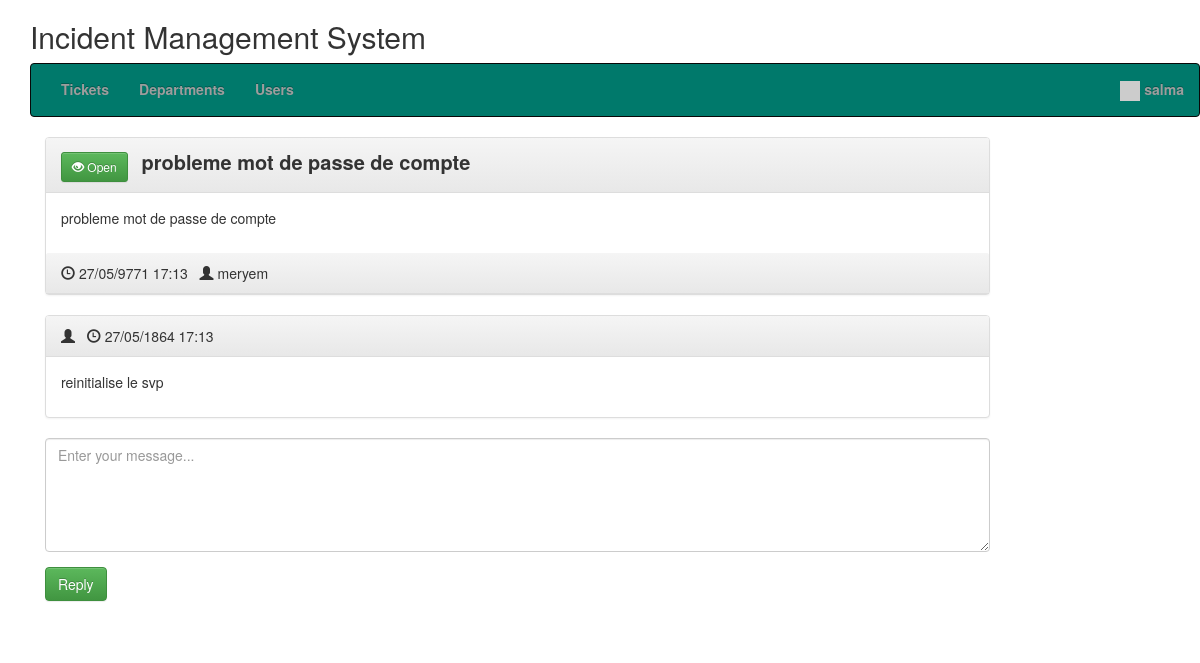
Before: /view_ticket.php?id=6620dd0b1f901 (signed in) with the older database file.
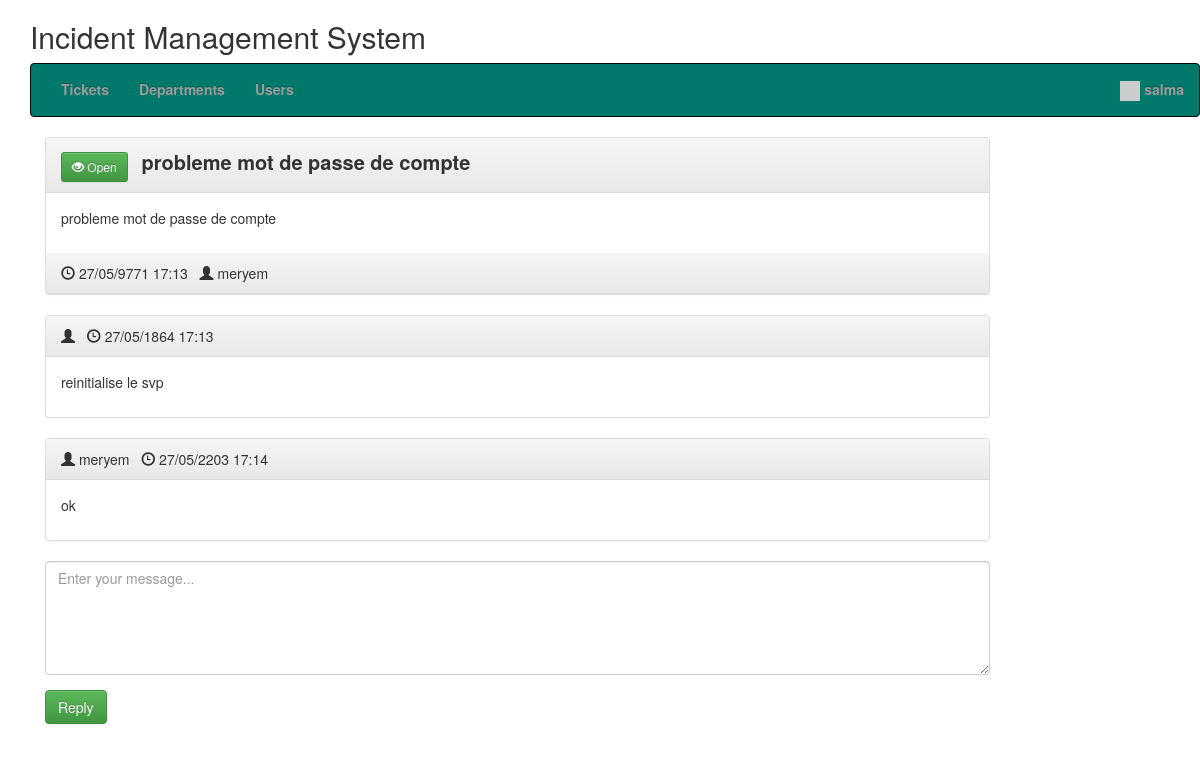
After: the same page with the newer database file.
### tables this page shows
CREATE TABLE `hd_users` (
  `id` int(11) NOT NULL,
  `email` varchar(250) NOT NULL,
  `password` varchar(250) NOT NULL,
  `create_date` datetime NOT NULL DEFAULT current_timestamp(),
  `name` varchar(250) NOT NULL,
  `user_type` enum('admin','user') NOT NULL,
  `status` int(11) NOT NULL
);

CREATE TABLE `hd_tickets` (
  `id` int(11) NOT NULL,
  `uniqid` varchar(20) NOT NULL,
  `user` int(11) NOT NULL,
  `title` varchar(250) NOT NULL,
  `init_msg` text NOT NULL,
  `department` int(11) NOT NULL,
  `date` varchar(250) NOT NULL,
  `last_reply` int(11) NOT NULL,
  `user_read` int(11) NOT NULL,
  `admin_read` int(11) NOT NULL,
  `resolved` int(11) NOT NULL,
  `requestor_name` varchar(30) NOT NULL
);

CREATE TABLE `hd_ticket_replies` (
  `id` int(11) NOT NULL,
  `user` int(11) NOT NULL,
  `text` text NOT NULL,
  `ticket_id` text NOT NULL,
  `date` varchar(20) NOT NULL,
  `date_created` datetime NOT NULL
);

### class/Database.php (called while the page is built)
<?php
class Database {
    public function dbConnect() {
        static $DBH = null;
        if (is_null($DBH)) {
			$connection = new mysqli(HOST, USER, PASSWORD, DATABASE);
			if($connection->connect_error){
				die("Error failed to connect to MySQL: " . $connection->connect_error);
			} else {
				$DBH = $connection;
			}
        }
        return $DBH;
    }
}

### init.php (called while the page is built, shortened)
<?php
require 'class/Database.php';
require 'class/Users.php';
require 'class/Tickets.php';
$users = new Users;
$tickets = new Tickets;
?>

### class/Users.php (called while the page is built, shortened)
<?php
class Users extends Database {
	private $userTable = 'hd_users';
	private $dbConnect = false;
	public function __construct(){
        $this->dbConnect = $this->dbConnect();
    }
	public function getUserInfo() {
		if(!empty($_SESSION["userid"])) {
			$sqlQuery = "SELECT * FROM ".$this->userTable."
				WHERE id ='".$_SESSION["userid"]."'";
			$result = mysqli_query($this->dbConnect, $sqlQuery);
			$userDetails = mysqli_fetch_assoc($result);
			return $userDetails;
		}
	}
}

### class/Tickets.php (called while the page is built, shortened)
<?php
class Tickets extends Database {
    private $ticketTable = 'hd_tickets';
	private $ticketRepliesTable = 'hd_ticket_replies';
	private $dbConnect = false;
	public function __construct(){
        $this->dbConnect = $this->dbConnect();
    }
    public function ticketInfo($id) {
		$sqlQuery = "SELECT t.id, t.uniqid, t.title, t.user, t.init_msg as message, t.date, t.last_reply, t.resolved, u.name as creater, d.name as department
			FROM ".$this->ticketTable." t
			LEFT JOIN hd_users u ON t.user = u.id
			LEFT JOIN hd_departments d ON t.department = d.id
			WHERE t.uniqid = '".$id."'";
		$result = mysqli_query($this->dbConnect, $sqlQuery);
        $tickets = mysqli_fetch_assoc($result);
        return $tickets;
    }
	public function getTicketReplies($id) {
		$sqlQuery = "SELECT r.id, r.text as message, r.date, u.name as creater, d.name as department, u.user_type
			FROM ".$this->ticketRepliesTable." r
			LEFT JOIN ".$this->ticketTable." t ON r.ticket_id = t.id
			LEFT JOIN hd_users u ON r.user = u.id
			LEFT JOIN hd_departments d ON t.department = d.id
			WHERE r.ticket_id = '".$id."'";
		$result = mysqli_query($this->dbConnect, $sqlQuery);
       	$data= array();
		while ($row = mysqli_fetch_array($result, MYSQLI_ASSOC)) {
			$data[]=$row;
		}
        return $data;
    }
	public function updateTicketReadStatus($ticketId) {
		$updateField = '';
		if(isset($_SESSION["admin"])) {
			$updateField = "admin_read = '1'";
		} else {
			$updateField = "user_read = '1'";
		}
		$updateTicket = "UPDATE ".$this->ticketTable."
			SET $updateField
			WHERE id = '".$ticketId."'";
		mysqli_query($this->dbConnect, $updateTicket);
	}
}

### view_ticket.php (the view, shortened to what this page needs)
<?php
include 'init.php';
include('inc/header.php');
$ticketDetails = $tickets->ticketInfo($_GET['id']);
$ticketReplies = $tickets->getTicketReplies($ticketDetails['id']);
$user = $users->getUserInfo();
?>
<link rel="stylesheet" href="css/style.css" />
<?php include('inc/container.php');?>
<div class="container">
	<div class="row home-sections">
	<h2>Incident Management System</h2>
	<?php include('menus.php'); ?>
	</div>
	<section class="comment-list">
		<article class="row">
			<div class="col-md-10 col-sm-10">
				<div class="panel panel-default arrow left">
					<div class="panel-heading right">
					<?php if($ticketDetails['resolved']) { ?>
					<button type="button" class="btn btn-danger btn-sm">
					  <span class="glyphicon glyphicon-eye-close"></span> Closed
					</button>
					<?php } else { ?>
					<button type="button" class="btn btn-success btn-sm">
					  <span class="glyphicon glyphicon-eye-open"></span> Open
					</button>
					<?php } ?>
					<span class="ticket-title"><?php echo $ticketDetails['title']; ?></span>
					</div>
					<div class="panel-body">
						<div class="comment-post">
						<p>
						<?php echo $ticketDetails['message']; ?>
						</p>
						</div>
					</div>
					<div class="panel-heading right">
						<span class="glyphicon glyphicon-time"></span>
						<time class="comment-date" datetime="<?php echo date('Y-m-d H:i:s', strtotime($ticketDetails['date'])); ?>">
						<i class="fa fa-clock-o"></i> <?php echo date('d/m/Y H:i', strtotime($ticketDetails['date'])); ?>
						</time>
						&nbsp;&nbsp;<span class="glyphicon glyphicon-user"></span> <?php echo $ticketDetails['creater']; ?>
					</div>
				</div>
			</div>
		</article>
		<?php foreach ($ticketReplies as $replies) { ?>
			<article class="row">
				<div class="col-md-10 col-sm-10">
					<div class="panel panel-default arrow right">
						<div class="panel-heading">
							<?php if($replies['user_type'] == 'admin') { ?>
								<span class="glyphicon glyphicon-user"></span>
							<?php } else { ?>
								<span class="glyphicon glyphicon-user"></span> <?php echo $ticketDetails['creater']; ?>
							<?php } ?>
							&nbsp;&nbsp;<span class="glyphicon glyphicon-time"></span>
							<time class="comment-date" datetime="<?php echo date('Y-m-d H:i:s', strtotime($replies['date'])); ?>">
							<i class="fa fa-clock-o"></i> <?php echo date('d/m/Y H:i', strtotime($replies['date'])); ?></time>
						</div>
						<div class="panel-body">
							<div class="comment-post">
							<p>
							<?php echo $replies['message']; ?>
							</p>
							</div>
						</div>
					</div>
				</div>
			</article>
		<?php } ?>
		<form method="post" id="ticketReply">
			<article class="row">
				<div class="col-md-10 col-sm-10">
					<div class="form-group">
						<textarea class="form-control" rows="5" id="message" name="message"
						placeholder="Enter your message..." required></textarea>
					</div>
			</div>
			</article>
			<article class="row">
				<div class="col-md-10 col-sm-10">
					<div class="form-group">
						<input type="submit" name="reply" id="reply" class="btn btn-success" value="Reply" />
					</div>
				</div>
			</article>
		</form>
	</section>
</div>
<?php include('inc/footer.php');?>

### inc/header.php (shortened to what this page needs)
<!DOCTYPE html>
<html>
<head>
<link rel="stylesheet" href="https://maxcdn.bootstrapcdn.com/bootstrap/3.3.5/css/bootstrap.min.css">
<link rel="stylesheet" href="https://maxcdn.bootstrapcdn.com/bootstrap/3.3.5/css/bootstrap-theme.min.css">

### inc/container.php
</head>
<body class="">
<div class="container" style="min-height:500px;">

### menus.php (shortened to what this page needs)
<nav class="navbar navbar-inverse" style="background:#00796B;color:#f6f8f9;font-weight:bold;">
	<div class="container-fluid">
		<ul class="nav navbar-nav menus">
			<li id="ticket"><a href="ticket.php" >Tickets</a></li>
			<?php if(isset($_SESSION["admin"])) { ?>
				<li id="department"><a href="department.php" >Departments</a></li>
				<li id="user"><a href="user.php" >Users</a></li>
			<?php } ?>
		</ul>
		<ul class="nav navbar-nav navbar-right">
			<li class="dropdown">
				<a href="#" class="dropdown-toggle" data-toggle="dropdown"><span class="label label-pill label-danger count"></span>
				<img src="//gravatar.com/avatar/<?php echo md5($user['email']); ?>?s=100" width="20px">&nbsp;<?php if(isset($_SESSION["userid"])) { echo $user['name']; } ?></a>
			</li>
		</ul>
	</div>
</nav>

### inc/footer.php (shortened to what this page needs)
</div>
</body></html>

### css/style.css (style rules this page uses)
.ticket-title { font-weight:bold; font-size:20px; margin-left:10px; }

Changed rows visible on the page:
added hd_ticket_replies: date "27/05/2203 17:14", text "ok"
now on this page (row unchanged): hd_users: name "meryem"
